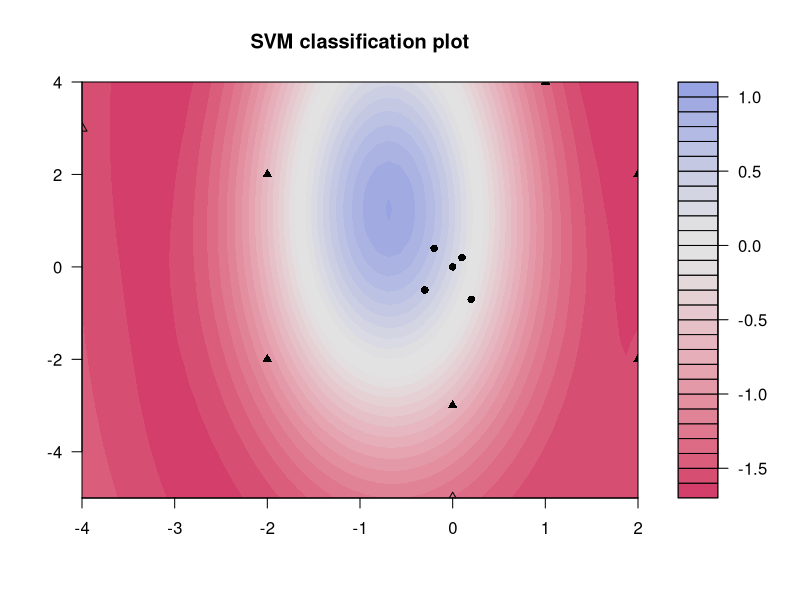

Generate this figure with R:
# mu1 <- c(0, 0)
# mu2 <- c(4, 4)
# sig1 <- matrix(c(2, 0.9, 0.9, 2), 2, 2)
# sig2 <- matrix(c(0.5, 0, 0, 2), 2, 2)
# dset1 <- mvrnorm(50, mu1, sig1)
# dset2 <- mvrnorm(50, mu2, sig2)
# dset <- rbind(cbind(dset1, 1),cbind(dset2, -1))
# dset <- cbind(dset, -1)

m <- matrix(data = c(
  0, 0,
  0.2, 0.1,
  -0.7, 0.2,
  -0.5, -0.3,
  0.4, -0.2,
  
  2, 2,
  -2, 2,
  2, -2,
  -2, -2,
  -3, 0,
  -5, 0,
  4, 1,
  3, -4
), ncol = 2, byrow = TRUE)
cl <- c(rep(1, 5), rep(-1, 8))

library(kernlab)

# svp <- ksvm(dset[,1:2],dset[,3],type="C-svc", kernel = "vanilladot")
svp <- ksvm(m,cl,type="C-svc")
plot(svp, data=m)
svp
